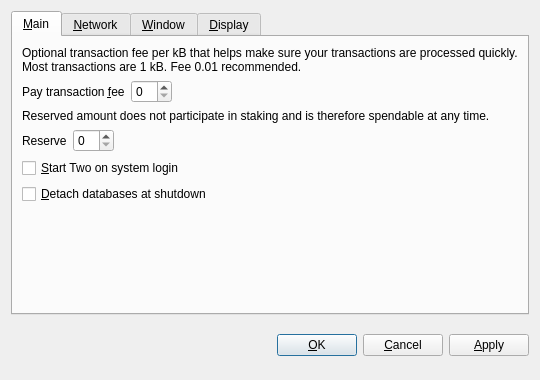
<?xml version="1.0" encoding="UTF-8"?>
<ui version="4.0">
 <class>OptionsDialog</class>
 <widget class="QDialog" name="OptionsDialog">
  <property name="geometry">
   <rect>
    <x>0</x>
    <y>0</y>
    <width>540</width>
    <height>380</height>
   </rect>
  </property>
  <property name="windowTitle">
   <string>Options</string>
  </property>
  <property name="modal">
   <bool>true</bool>
  </property>
  <layout class="QVBoxLayout" name="verticalLayout">
   <item>
    <widget class="QTabWidget" name="tabWidget">
     <property name="tabPosition">
      <enum>QTabWidget::North</enum>
     </property>
     <property name="currentIndex">
      <number>0</number>
     </property>
     <widget class="QWidget" name="tabMain">
      <attribute name="title">
       <string>&amp;Main</string>
      </attribute>
      <layout class="QVBoxLayout" name="verticalLayout_Main">
       <item>
        <widget class="QLabel" name="transactionFeeInfoLabel">
         <property name="text">
          <string>Optional transaction fee per kB that helps make sure your transactions are processed quickly. Most transactions are 1 kB. Fee 0.01 recommended.</string>
         </property>
         <property name="textFormat">
          <enum>Qt::PlainText</enum>
         </property>
         <property name="wordWrap">
          <bool>true</bool>
         </property>
        </widget>
       </item>
       <item>
        <layout class="QHBoxLayout" name="horizontalLayoutFee">
         <item>
          <widget class="QLabel" name="transactionFeeLabel">
           <property name="text">
            <string>Pay transaction &amp;fee</string>
           </property>
           <property name="textFormat">
            <enum>Qt::PlainText</enum>
           </property>
           <property name="buddy">
            <cstring>transactionFee</cstring>
           </property>
          </widget>
         </item>
         <item>
          <widget class="BitcoinAmountField" name="transactionFee"/>
         </item>
         <item>
          <spacer name="horizontalSpacerFee">
           <property name="orientation">
            <enum>Qt::Horizontal</enum>
           </property>
           <property name="sizeHint" stdset="0">
            <size>
             <width>40</width>
             <height>20</height>
            </size>
           </property>
          </spacer>
         </item>
        </layout>
       </item>
       <item>
        <widget class="QLabel" name="reserveBalanceInfoLabel">
         <property name="text">
          <string>Reserved amount does not participate in staking and is therefore spendable at any time.</string>
         </property>
         <property name="textFormat">
          <enum>Qt::PlainText</enum>
         </property>
         <property name="wordWrap">
          <bool>true</bool>
         </property>
        </widget>
       </item>
       <item>
        <layout class="QHBoxLayout" name="horizontalLayoutReserveBalance">
         <item>
          <widget class="QLabel" name="reserveBalanceLabel">
           <property name="text">
            <string>Reserve</string>
           </property>
           <property name="textFormat">
            <enum>Qt::PlainText</enum>
           </property>
           <property name="buddy">
            <cstring>reserveBalance</cstring>
           </property>
          </widget>
         </item>
         <item>
          <widget class="BitcoinAmountField" name="reserveBalance"/>
         </item>
         <item>
          <spacer name="horizontalSpacerReserveBalance">
           <property name="orientation">
            <enum>Qt::Horizontal</enum>
           </property>
           <property name="sizeHint" stdset="0">
            <size>
             <width>40</width>
             <height>20</height>
            </size>
           </property>
          </spacer>
         </item>
        </layout>
       </item>
       <item>
        <widget class="QCheckBox" name="bitcoinAtStartup">
         <property name="toolTip">
          <string>Automatically start Two after logging in to the system.</string>
         </property>
         <property name="text">
          <string>&amp;Start Two on system login</string>
         </property>
        </widget>
       </item>
       <item>
        <widget class="QCheckBox" name="detachDatabases">
         <property name="toolTip">
          <string>Detach block and address databases at shutdown. This means they can be moved to another data directory, but it slows down shutdown. The wallet is always detached.</string>
         </property>
         <property name="text">
          <string>&amp;Detach databases at shutdown</string>
         </property>
        </widget>
       </item>
       <item>
        <spacer name="verticalSpacer_Main">
         <property name="orientation">
          <enum>Qt::Vertical</enum>
         </property>
         <property name="sizeHint" stdset="0">
          <size>
           <width>20</width>
           <height>40</height>
          </size>
         </property>
        </spacer>
       </item>
      </layout>
     </widget>
     <widget class="QWidget" name="tabNetwork">
      <attribute name="title">
       <string>&amp;Network</string>
      </attribute>
      <layout class="QVBoxLayout" name="verticalLayout_Network">
       <item>
        <widget class="QCheckBox" name="mapPortUpnp">
         <property name="toolTip">
          <string>Automatically open the Two client port on the router. This only works when your router supports UPnP and it is enabled.</string>
         </property>
         <property name="text">
          <string>Map port using &amp;UPnP</string>
         </property>
        </widget>
       </item>
       <item>
        <widget class="QCheckBox" name="connectSocks">
         <property name="toolTip">
          <string>Connect to the Two network through a SOCKS proxy (e.g. when connecting through Tor).</string>
         </property>
         <property name="text">
          <string>&amp;Connect through SOCKS proxy:</string>
         </property>
        </widget>
       </item>
       <item>
        <layout class="QHBoxLayout" name="horizontalLayout_Network">
         <item>
          <widget class="QLabel" name="proxyIpLabel">
           <property name="text">
            <string>Proxy &amp;IP:</string>
           </property>
           <property name="textFormat">
            <enum>Qt::PlainText</enum>
           </property>
           <property name="buddy">
            <cstring>proxyIp</cstring>
           </property>
          </widget>
         </item>
         <item>
          <widget class="QValidatedLineEdit" name="proxyIp">
           <property name="maximumSize">
            <size>
             <width>140</width>
             <height>16777215</height>
            </size>
           </property>
           <property name="toolTip">
            <string>IP address of the proxy (e.g. 127.0.0.1)</string>
           </property>
          </widget>
         </item>
         <item>
          <widget class="QLabel" name="proxyPortLabel">
           <property name="text">
            <string>&amp;Port:</string>
           </property>
           <property name="textFormat">
            <enum>Qt::PlainText</enum>
           </property>
           <property name="buddy">
            <cstring>proxyPort</cstring>
           </property>
          </widget>
         </item>
         <item>
          <widget class="QLineEdit" name="proxyPort">
           <property name="maximumSize">
            <size>
             <width>55</width>
             <height>16777215</height>
            </size>
           </property>
           <property name="toolTip">
            <string>Port of the proxy (e.g. 9050)</string>
           </property>
          </widget>
         </item>
         <item>
          <widget class="QLabel" name="socksVersionLabel">
           <property name="text">
            <string>SOCKS &amp;Version:</string>
           </property>
           <property name="textFormat">
            <enum>Qt::PlainText</enum>
           </property>
           <property name="buddy">
            <cstring>socksVersion</cstring>
           </property>
          </widget>
         </item>
         <item>
          <widget class="QValueComboBox" name="socksVersion">
           <property name="toolTip">
            <string>SOCKS version of the proxy (e.g. 5)</string>
           </property>
          </widget>
         </item>
         <item>
          <spacer name="horizontalSpacer_Network">
           <property name="orientation">
            <enum>Qt::Horizontal</enum>
           </property>
           <property name="sizeHint" stdset="0">
            <size>
             <width>40</width>
             <height>20</height>
            </size>
           </property>
          </spacer>
         </item>
        </layout>
       </item>
       <item>
        <spacer name="verticalSpacer_Network">
         <property name="orientation">
          <enum>Qt::Vertical</enum>
         </property>
         <property name="sizeHint" stdset="0">
          <size>
           <width>20</width>
           <height>40</height>
          </size>
         </property>
        </spacer>
       </item>
      </layout>
     </widget>
     <widget class="QWidget" name="tabWindow">
      <attribute name="title">
       <string>&amp;Window</string>
      </attribute>
      <layout class="QVBoxLayout" name="verticalLayout_Window">
       <item>
        <widget class="QCheckBox" name="minimizeToTray">
         <property name="toolTip">
          <string>Show only a tray icon after minimizing the window.</string>
         </property>
         <property name="text">
          <string>&amp;Minimize to the tray instead of the taskbar</string>
         </property>
        </widget>
       </item>
       <item>
        <widget class="QCheckBox" name="minimizeOnClose">
         <property name="toolTip">
          <string>Minimize instead of exit the application when the window is closed. When this option is enabled, the application will be closed only after selecting Quit in the menu.</string>
         </property>
         <property name="text">
          <string>M&amp;inimize on close</string>
         </property>
        </widget>
       </item>
       <item>
        <spacer name="verticalSpacer_Window">
         <property name="orientation">
          <enum>Qt::Vertical</enum>
         </property>
         <property name="sizeHint" stdset="0">
          <size>
           <width>20</width>
           <height>40</height>
          </size>
         </property>
        </spacer>
       </item>
      </layout>
     </widget>
     <widget class="QWidget" name="tabDisplay">
      <attribute name="title">
       <string>&amp;Display</string>
      </attribute>
      <layout class="QVBoxLayout" name="verticalLayout_Display">
       <item>
        <layout class="QHBoxLayout" name="horizontalLayout_1_Display">
         <item>
          <widget class="QLabel" name="langLabel">
           <property name="text">
            <string>User Interface &amp;language:</string>
           </property>
           <property name="textFormat">
            <enum>Qt::PlainText</enum>
           </property>
           <property name="buddy">
            <cstring>lang</cstring>
           </property>
          </widget>
         </item>
         <item>
          <widget class="QValueComboBox" name="lang">
           <property name="toolTip">
            <string>The user interface language can be set here. This setting will take effect after restarting Two.</string>
           </property>
          </widget>
         </item>
        </layout>
       </item>
       <item>
        <layout class="QHBoxLayout" name="horizontalLayout_2_Display">
         <item>
          <widget class="QLabel" name="unitLabel">
           <property name="text">
            <string>&amp;Unit to show amounts in:</string>
           </property>
           <property name="textFormat">
            <enum>Qt::PlainText</enum>
           </property>
           <property name="buddy">
            <cstring>unit</cstring>
           </property>
          </widget>
         </item>
         <item>
          <widget class="QValueComboBox" name="unit">
           <property name="toolTip">
            <string>Choose the default subdivision unit to show in the interface and when sending coins.</string>
           </property>
          </widget>
         </item>
        </layout>
       </item>
       <item>
        <widget class="QCheckBox" name="displayAddresses">
         <property name="toolTip">
          <string>Whether to show Two addresses in the transaction list or not.</string>
         </property>
         <property name="text">
          <string>&amp;Display addresses in transaction list</string>
         </property>
        </widget>
       </item>
       <item>
        <widget class="QCheckBox" name="coinControlFeatures">
         <property name="toolTip">
          <string>Whether to show coin control features or not.</string>
         </property>
         <property name="text">
          <string>Display coin &amp;control features (experts only!)</string>
         </property>
        </widget>
       </item>
       <item>
        <spacer name="verticalSpacer_Display">
         <property name="orientation">
          <enum>Qt::Vertical</enum>
         </property>
         <property name="sizeHint" stdset="0">
          <size>
           <width>20</width>
           <height>40</height>
          </size>
         </property>
        </spacer>
       </item>
      </layout>
     </widget>
    </widget>
   </item>
   <item>
    <layout class="QHBoxLayout" name="horizontalLayout_Buttons">
     <item>
      <spacer name="horizontalSpacer_1">
       <property name="orientation">
        <enum>Qt::Horizontal</enum>
       </property>
       <property name="sizeHint" stdset="0">
        <size>
         <width>40</width>
         <height>48</height>
        </size>
       </property>
      </spacer>
     </item>
     <item>
      <widget class="QLabel" name="statusLabel">
       <property name="font">
        <font>
         <weight>75</weight>
         <bold>true</bold>
        </font>
       </property>
       <property name="text">
        <string/>
       </property>
       <property name="textFormat">
        <enum>Qt::PlainText</enum>
       </property>
       <property name="wordWrap">
        <bool>true</bool>
       </property>
      </widget>
     </item>
     <item>
      <spacer name="horizontalSpacer_2">
       <property name="orientation">
        <enum>Qt::Horizontal</enum>
       </property>
       <property name="sizeHint" stdset="0">
        <size>
         <width>40</width>
         <height>48</height>
        </size>
       </property>
      </spacer>
     </item>
     <item>
      <widget class="QPushButton" name="okButton">
       <property name="text">
        <string>&amp;OK</string>
       </property>
      </widget>
     </item>
     <item>
      <widget class="QPushButton" name="cancelButton">
       <property name="text">
        <string>&amp;Cancel</string>
       </property>
       <property name="autoDefault">
        <bool>false</bool>
       </property>
      </widget>
     </item>
     <item>
      <widget class="QPushButton" name="applyButton">
       <property name="text">
        <string>&amp;Apply</string>
       </property>
       <property name="autoDefault">
        <bool>false</bool>
       </property>
      </widget>
     </item>
    </layout>
   </item>
  </layout>
 </widget>
 <customwidgets>
  <customwidget>
   <class>BitcoinAmountField</class>
   <extends>QSpinBox</extends>
   <header>bitcoinamountfield.h</header>
  </customwidget>
  <customwidget>
   <class>QValueComboBox</class>
   <extends>QComboBox</extends>
   <header>qvaluecombobox.h</header>
  </customwidget>
  <customwidget>
   <class>QValidatedLineEdit</class>
   <extends>QLineEdit</extends>
   <header>qvalidatedlineedit.h</header>
  </customwidget>
 </customwidgets>
 <resources/>
 <connections/>
</ui>
